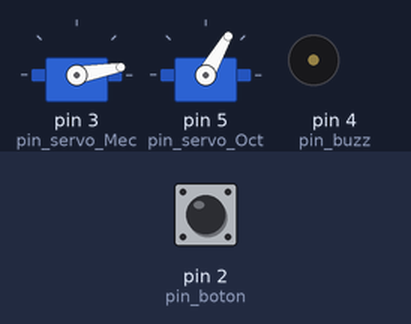
Bench run of a sketch on a simulated Arduino Uno, built with avr-gcc and run on an emulated ATmega328P. On the bench: 2 × servo, buzzer (waves = sounding). The test bench sets the inputs (shaded band); at power-on: pin 2 (pin_boton) LOW.

Above: at 1.2 s.
1.3 s: pin 2 (pin_boton) pulled HIGH for 0.15 s
At 4.2 s:
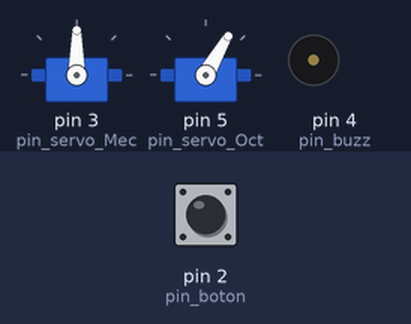
4.3 s: pin 2 (pin_boton) pulled HIGH for 1 s
At 6.4 s:
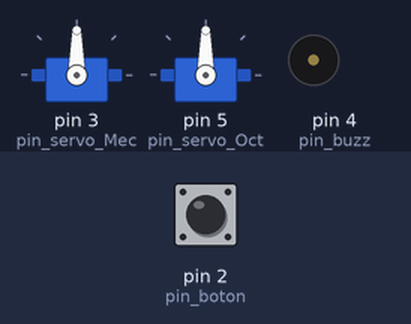
8.3 s: pin 2 (pin_boton) pulled HIGH for 3.2 s
At 8.95 s:
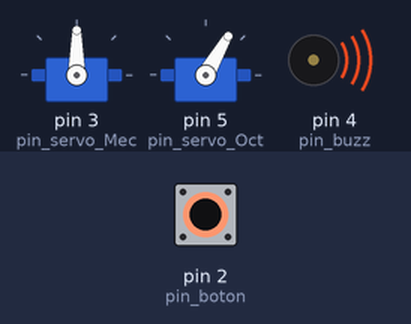
Timing chart, 0 to 13.0 s (numbered marks = the images above; inputs shaded):
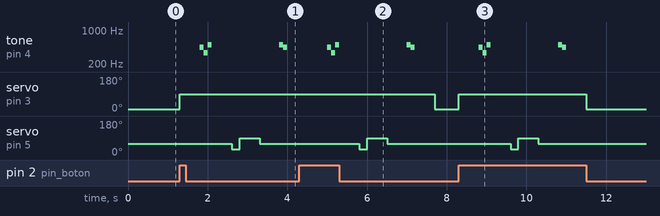

The sketch:

interaction_code.ino
```cpp
#include <Servo.h>

//Asignar los pines a los objetos:
#define pin_boton 2 //pin botón.
#define pin_buzz 4  //pin buzzer.


#define pin_servo_Mec 3  //pin del actuador del "Mecanismo".
#define pin_servo_Oct 5  //pin del actuador del "Octopus".

//definir objetos para servos
Servo servoMec;
Servo servoOct;

void setup()
{
  //attach de los pines a los objetos "servos".
  servoMec.attach(pin_servo_Mec);
  servoOct.attach(pin_servo_Oct);

  //Pin Modes...
  pinMode(pin_servo_Mec, OUTPUT);  //Mecanismo.
  pinMode(pin_servo_Oct, OUTPUT);  //Octopus.
  pinMode(pin_boton, INPUT);       //Botón.
  pinMode(pin_buzz, OUTPUT);       //Buzzer.


  //predefinir posición de los servos:
  servoMec.write(10);   //Posición dentro del sombrero.
  servoMec.write(60);   //Octopus en dirección hacia el frente.
}


void loop()
{
  //el programa espera hasta que se presione el pulsador:
  if (digitalRead(pin_boton)) {

    servoMec.write(90);   //activación del mecanismo.
    delay(500);
    buzz_hola();          //función definida más abajo.
    delay(500);
    headServo_hola();     //función definida más abajo.
    delay(500);
    buzz_adios();         //función definida más abajo.
    delay(500);


  }
  //condicional de reposo:
  else {
    servoMec.write(10);  //mecanismo vuelve a su posición de reposo.
    servoOct.write(60);  //El octopus vuelve a su posición de reposo.
  }
}

//Melodia de "saludo" en buzzer:
//Emite 3 sonidos de distintas frecuencias emulando un saludo...
void buzz_hola()
{
  tone(pin_buzz, 440, 100);  //tone(pin, frecuencia, t_on)
  delay(100);
  tone(pin_buzz, 340, 100);
  delay(100);
  tone(pin_buzz, 500, 100);
  delay(100);
}

//Melodia de "despedida" en buzzer:
//Emite 2 sonidos de distintas frecuencias emulando una despedida...
void buzz_adios()
{
  tone(pin_buzz, 500, 100);
  delay(100);
  tone(pin_buzz, 440, 100);
  delay(100);
}

//Movimiento del pulpito de lado a lado:
//Nota: el servo apunta al frente a 60°.
void headServo_hola()
{
  servoOct.write(30);
  delay(200);
  servoOct.write(90);
  delay(500);
  servoOct.write(60);
}
```

Measured:
- after the input at 1.3 s, tone on pin 4 (pin_buzz): plays 440 Hz for 0.10 s, 340 Hz for 0.10 s, 500 Hz for 0.10 s, 500 Hz for 0.10 s, 440 Hz for 0.10 s, starting after 0.50 s; servo on pin 3 (pin_servo_Mec): 10° → 90° at once; servo on pin 5 (pin_servo_Oct): 60° → 30° after 1.3 s, → 90° 0.20 s later, → 60° 0.50 s later
- after the input at 4.3 s, tone on pin 4 (pin_buzz): plays 440 Hz for 0.10 s, 340 Hz for 0.10 s, 500 Hz for 0.10 s, 500 Hz for 0.10 s, 440 Hz for 0.10 s, starting after 0.70 s; servo on pin 3 (pin_servo_Mec): 90° → 10° after 3.4 s instead of 0.20 s; servo on pin 5 (pin_servo_Oct): 60° → 30° after 1.5 s, → 90° 0.20 s later, → 60° 0.50 s later
- after the input at 8.3 s, tone on pin 4 (pin_buzz): plays 440 Hz for 0.10 s, 340 Hz for 0.10 s, 500 Hz for 0.10 s, 500 Hz for 0.10 s, 440 Hz for 0.10 s, starting after 0.50 s; servo on pin 3 (pin_servo_Mec): 10° → 90° at once, → 10° 3.2 s later; servo on pin 5 (pin_servo_Oct): 60° → 30° after 1.3 s, → 90° 0.20 s later, → 60° 0.50 s later
